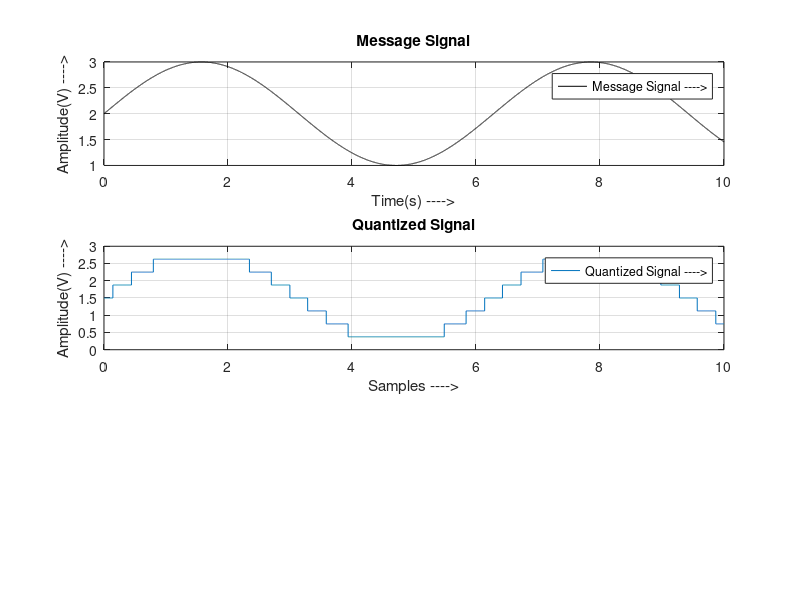

Write the MATLAB code that produced this figure. (Note: this script raises an error after producing the figure.)

clc;
clear all;
close all;
t = 0:0.0005:10;
dc_ofst=2;
% Representation of the Message Signal
x = sin(t)+dc_ofst;
subplot(3,1,1);
plot(t,x,'black');
title('Message Signal');
xlabel('Time(s) ---->')
ylabel('Amplitude(V) ---->')
legend('Message Signal ---->');
grid on
L=8; %No of Quantization levels
smin=round(min(x));
smax=round(max(x));
Quant_levl=linspace(smin,smax,L);% Length 8, %Quantization step size will
TotalnoLevels=8;
be=(smax-smin)/TotalnoLevels;
codebook = linspace(0,smax,L+1); % Length 9, one entry for each interval
% Representation of the Quantized Signal
[index,quants] = quantiz(x,Quant_levl,codebook);
subplot(3,1,2);
plot(t,quants);
title('Quantized Signal');
xlabel('Samples ---->')
ylabel('Amplitude(V) ---->')
legend('Quantized Signal ---->');
grid on
% Representation of the PCM Signal

%%%%%%%%%%%%%%%%%%%%%%%%%%%%%%%%%%%%%%Binarycoding%%%%%%%%%%%%%%%%%%%%%%%%%%%%%%%%%%%%%%%%%%%%%%%%%%%%
for i=1:length(index)

bincode_sig{i}=dec2bin(round(index(i)),7);
end
disp('binary encoded signal')
disp(bincode_sig')
%%%%%%%%%%%%%%%%%%%%%%%%%%%%%%%%%%%%%%%%%%%%%%%%%%%%%%%%%%%%%%%%%%%%%%%%%%%
%%%%%%%%%%%%%%%%
% SNR ratio calculation
noise=quants-x; % calculating noise
r=snr(index,noise);% SNR
%%%%%%%%%%%%%%%%%%%%%%%%%%%%%%%%%%%%%To Plot SNR Curve%%%%%%%%%%%%%%%%%%%%%%%%%%%%%%%%%%%%%%%%%%%%%%%%%%%%
n=[3,4,5,6,7];
Le=2.^n;
re=[];
for i=1:length(Le)
Quant_levl=linspace(smin,smax,Le(i));
codebook = linspace(0,smax,Le(i)+1);
[index,quants] = quantiz(x,Quant_levl,codebook);
% SNR ratio calculation
noise=quants-x; % calculating noise
re=[re snr(index,noise)];
end
%Plotting of SNR Curve
subplot(3,1,3);
plot(Le,re,'r*-');
xlabel('Number of Quatization Levels')
ylabel('SNR')
title('SNR curve')
grid on